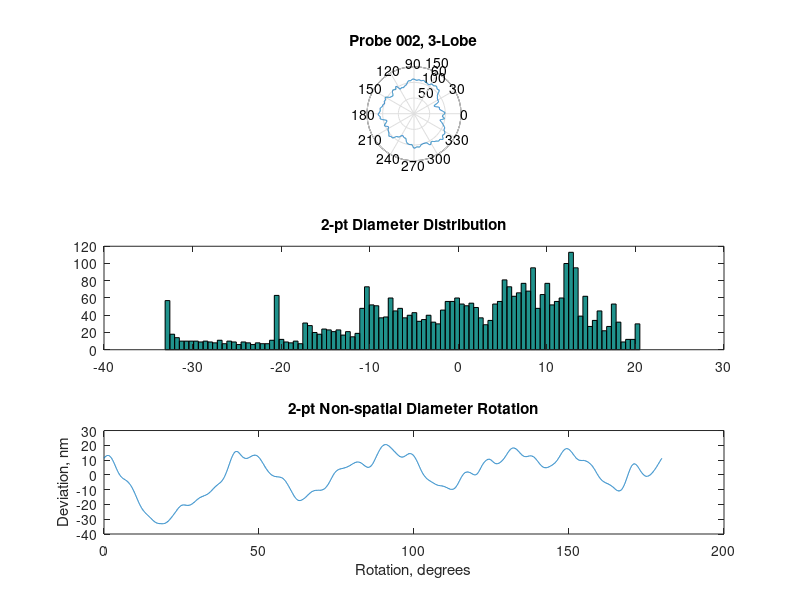
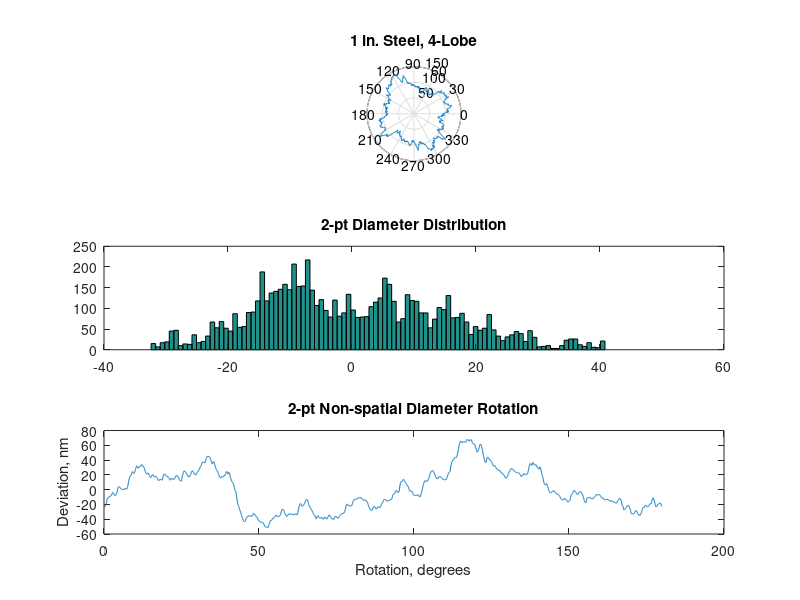
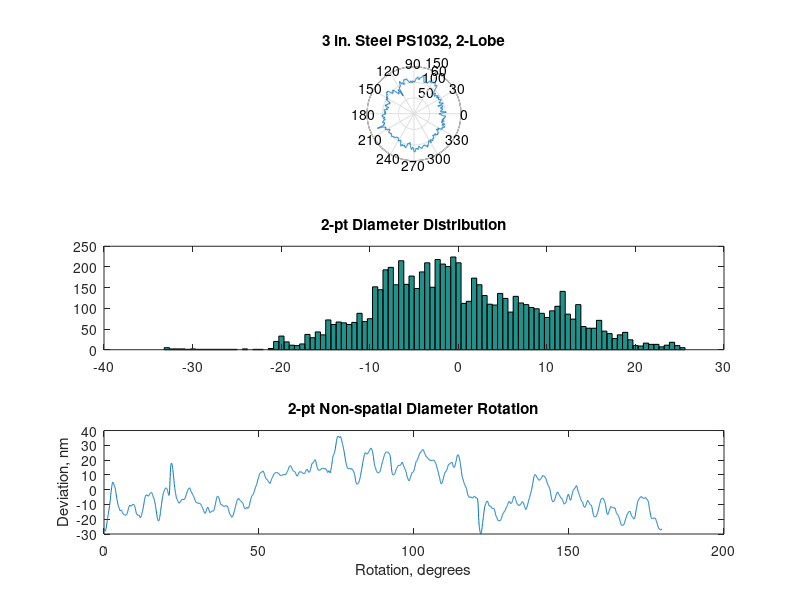

Recreate these plots in MATLAB, in order.
load('roundness.mat')
%   load variables:
%   A - probe 002, 3-lobed
%   B - 1 in. Steel 45 T3, 4-lobed
%   C - 3 in. T3, elliptical

nbins = 100;
theta = (0:.05:359.95)' * pi / 180;
theta180 = (0:0.05:179.95)';

%transform roundness data to 2-pt diameter
dia_A = zeros(3600, 1);
dia_B = zeros(3600, 1);
dia_C = zeros(3600, 1);
for i = 1 : 3600
    dia_A(i) = A(i) + A(3600 + i);
    dia_B(i) = B(i) + B(3600 + i);
    dia_C(i) = C(i) + C(3600 + i);
end

figure(1)
    subplot(3, 1, 1)
        polar(theta, A+100)
        title('Probe 002, 3-Lobe')
    subplot(3, 1, 2)
        hist(dia_A, nbins)
        title('2-pt Diameter Distribution')
    subplot(3, 1, 3)
        plot(theta180, dia_A)
        title('2-pt Non-spatial Diameter Rotation')
        xlabel('Rotation, degrees'); ylabel('Deviation, nm')

figure(2)
    subplot(3, 1, 1)
        polar(theta, B+100)
        title('1 in. Steel, 4-Lobe')
    subplot(3, 1, 2)
        hist(B, nbins)
        title('2-pt Diameter Distribution')
    subplot(3, 1, 3)
        plot(theta180, dia_B)
        title('2-pt Non-spatial Diameter Rotation')
        xlabel('Rotation, degrees'); ylabel('Deviation, nm')

figure(3)
    subplot(3, 1, 1)
        polar(theta, C+100)
        title('3 in. Steel PS1032, 2-Lobe')
    subplot(3, 1, 2)
        hist(C, nbins)
        title('2-pt Diameter Distribution')
    subplot(3, 1, 3)
        plot(theta180, dia_C)
        title('2-pt Non-spatial Diameter Rotation')
        xlabel('Rotation, degrees'); ylabel('Deviation, nm')